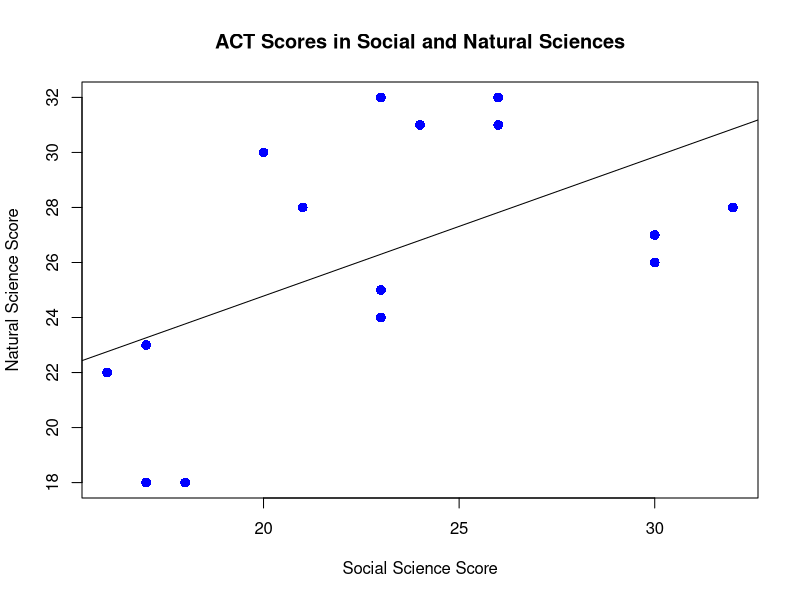

Source code (R):
# part a

x <- c(32.0, 30.0, 26.0, 23.0, 17.0, 16.0, 23.0, 20.0, 21.0, 23.0, 17.0, 24.0, 26.0, 18.0, 30.0)
y <- c(28.0, 27.0, 32.0, 25.0, 23.0, 22.0, 24.0, 30.0, 28.0, 32.0, 18.0, 31.0, 31.0, 18.0, 26.0)

lm1 <- lm(y ~ x)

# part b 

plot(x, y,
	pch = 16,
	cex = 1.3, 
	col = "blue",
	main = "ACT Scores in Social and Natural Sciences",
	xlab = "Social Science Score",
	ylab = "Natural Science Score")

abline(14.6578, 0.5062)

# part c 

sigma_squared <- sum(residuals(lm1)^2/length(x))

# useful resources:
# how to get residuals:
# https://stats.stackexchange.com/questions/124300/linear-regression-point-estimates
# linear regression 
# https://www.rdocumentation.org/packages/stats/versions/3.6.2/topics/lm
# how to plot linear regression in R
# https://www.theanalysisfactor.com/linear-models-r-plotting-regression-lines/

